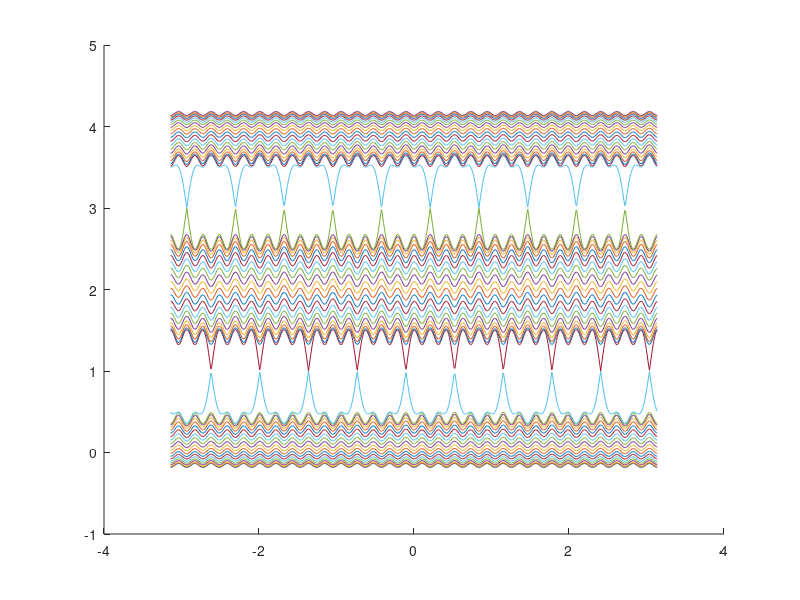

Source code (MATLAB):
%% Generate Eignevalue's graph
clc 
clear all

% define paramters
N = 60;

lambda = 0;

t = 0.5;
E0 = 2;
f = 1/3
a = 10;
n = 1:N;

x = [-pi:0.01:pi];
step = length(x);
res=zeros(N,step);
c = 1;

for k = -pi:0.01:pi
    r = E0 - 2*t*cos(2*pi*f*n + k*a);
    M = diag(r);
    for i = 2:N
        M(i, i - 1) = 1;
        M(i - 1, i) = 1;
    end 
    M(N, 1) = lambda;
    M(1, N) = lambda;
    
    [V, D] = eig(M);
    d = diag(D);
    res(:, c) = d;
    
    c = c + 1;
end

disp('end of calculating eigenvalue data') 

figure 
for i =1:N
    hold on;
    plot(x, res(i,:))
end



